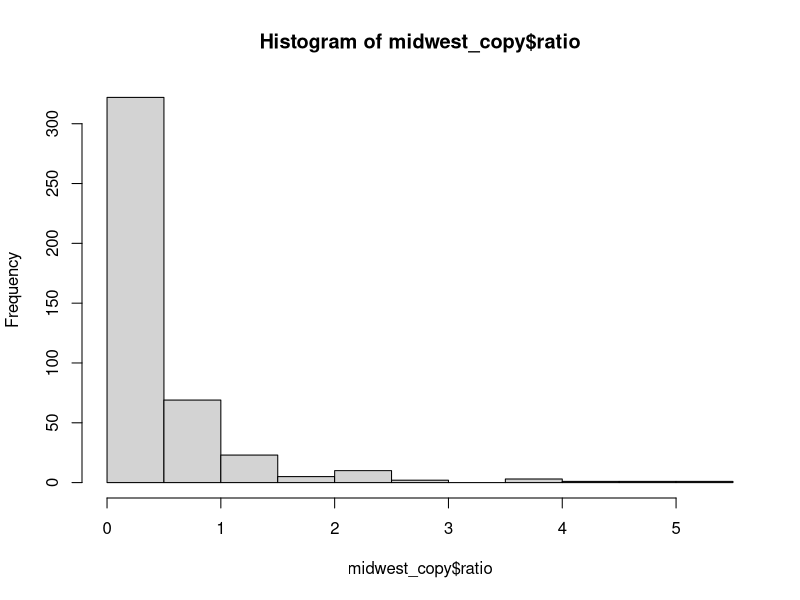
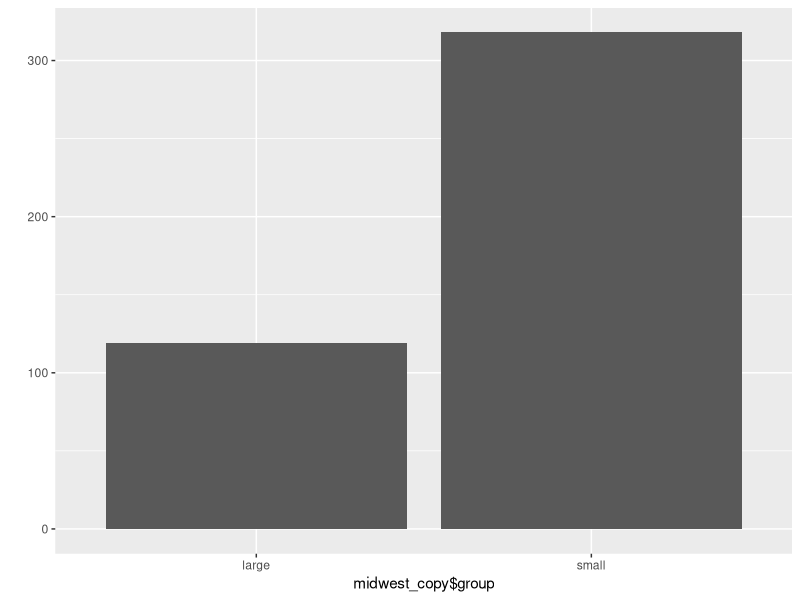

The R script that drew these images, in order:
# 분석 도전
# 문제 1)
library(ggplot2)

df_midwest <- as.data.frame(ggplot2::midwest)

head(df_midwest)
tail(df_midwest)
View(df_midwest)
dim(df_midwest)
str(df_midwest)
summary(df_midwest)

# 문제 2)
library(dplyr)

midwest_copy <- rename(df_midwest, total = poptotal, asian = popasian)

# 문제 3)
midwest_copy$ratio <- (midwest_copy$asian/midwest_copy$total)*100
hist(midwest_copy$ratio)

# 문제 4)
ratio_mean <- mean(midwest_copy$ratio)
midwest_copy$group <- ifelse(midwest_copy$ratio > ratio_mean, "large", "small")

# 문제 5)
table(midwest_copy$group)
qplot(midwest_copy$group)